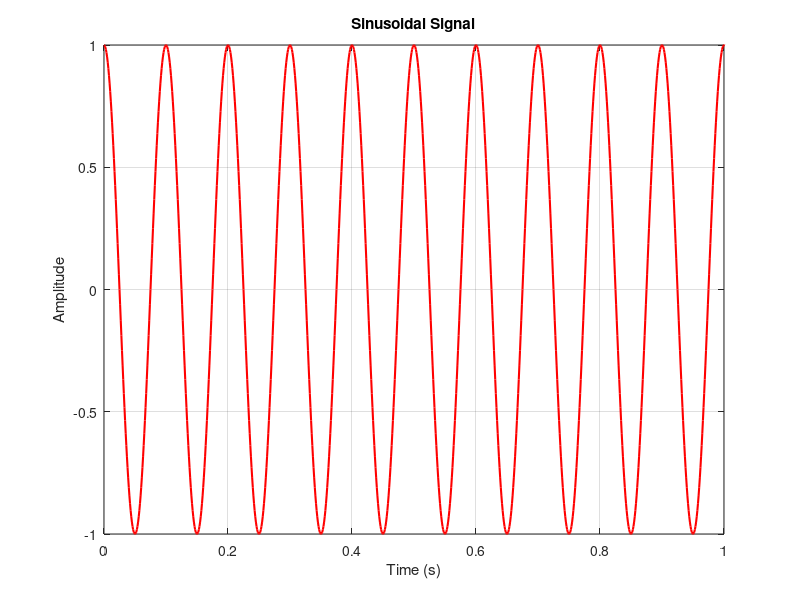
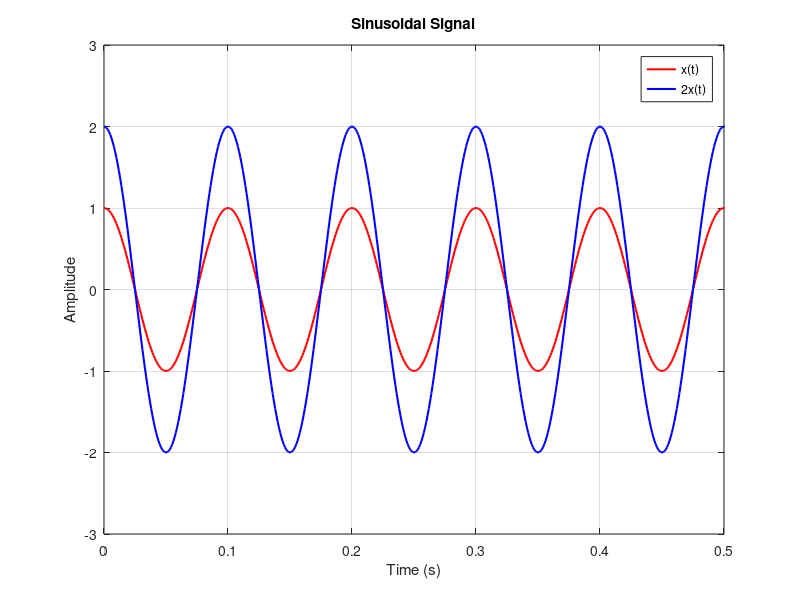
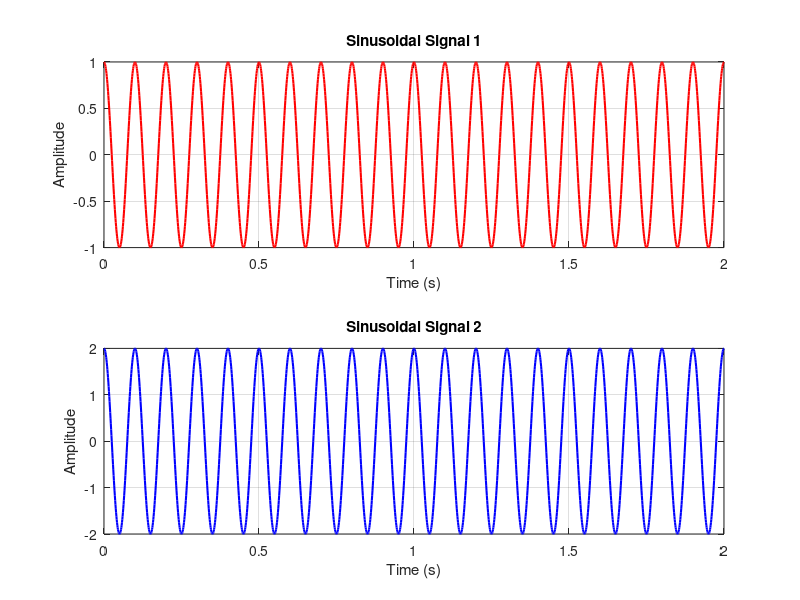
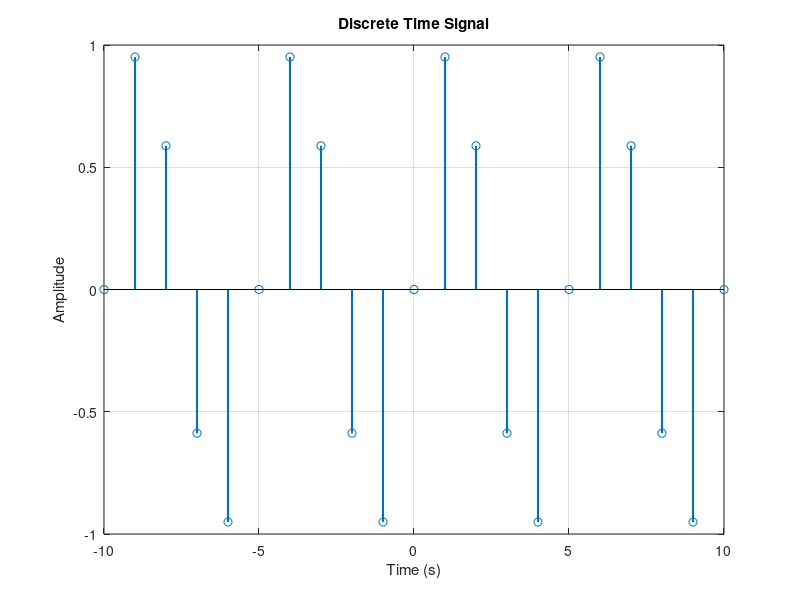

The MATLAB source for these figures, in order:
%% *Basics of Signal Processing - Visualize Signals*
%% Pre-requirements
% * Matlab R2018b or later
% * Signal Processing Toolbox
% * Filter Designer Toolbox
% * <https://code.visualstudio.com/Download Visual Studio Code> (optional)
% * <https://marketplace.visualstudio.com/items?itemName=MathWorks.language-matlab Matlab Official Release Extension for Visual Studio Code> (optional)
% * <https://marketplace.visualstudio.com/items?itemName=AffenWiesel.matlab-formatter Matlab Formatter Extension for Visual Studio Code> (optional)
% * <https://git-scm.com/downloads Git> (optional)

%% Clear the workspace
close all;
clear;
clc;

%% Time axis definition
% Time axis can be defined in two methods.
% (In these methods we consider fixed time interval.)
%
% # Define the time axis based on the sampling frequency or sampling time
% # Define the time axis based on the number of samples
%
% *Time axis based on the sampling frequency or sampling time*
fs = 1000; % Sampling frequency
Ts = 1 / fs; % Sampling time
t = 0:Ts:2; % Time axis
xt = cos(2 * pi * 10 * t);
%%%
% *Time axis based on the number of samples*
N = 1000; % Number of samples
t = linspace(0, 2, N); % Time axis
Ts = t(2) - t(1); % Sampling time
fs = 1 / Ts; %#ok<NASGU> Sampling frequency

%% Frequency axis definition
% Frequency axis can be defined based on time axis.
%
% * The sampling frequency should satisfy Nyquist theorem to prevent aliasing.
fs = 1000; % Sampling frequency
Ts = 1 / fs; % Sampling time
t = 0:Ts:2; % Time axis
N = length(t); % Number of samples
f_axis = linspace(-fs / 2, fs / 2, N); % Frequency axis

%% Visualize continuous-time signals
% We use |plot| function to visualize continuous-time signals.
% The plot function takes two arguments. The first argument is the time
% axis. The second argument is the signal.
figure('Name', 'Siunusoidal Signal'); % Create a new figure with specified name
plot(t, xt, 'LineWidth', 1.5, 'Color', 'r'); % Plot the signal
xlim([0 1]); % Set the x-axis limits
xlabel('Time (s)'); % Set the x-axis label
ylabel('Amplitude'); % Set the y-axis label
title('Sinusoidal Signal'); % Set the title
grid on; % Turn on the grid

%%%
% The |plot| function can be used to visualize multiple signals together.
% The |hold on| command is used to plot multiple signals together.
% We use |legend| function to add legend to the figure.
figure('Name', '2 Siunusoidal Signals');
plot(t, xt, 'LineWidth', 1.5, 'Color', 'r');
xlabel('Time (s)');
ylabel('Amplitude');
title('Sinusoidal Signal');
grid on;
hold on; % Hold the figure
plot(t, 2 * xt, 'LineWidth', 1.5, 'Color', 'b');
xlim([0 0.5]);
ylim([-3 3]);
legend('x(t)', '2x(t)'); % Add legend to the figure

%%%
% The |subplot| function can be used to visualize multiple signals in
% different subplots.
figure('Name', '2 Siunusoidal Signals');
subplot(2, 1, 1);
plot(t, xt, 'LineWidth', 1.5, 'Color', 'r');
xlabel('Time (s)');
ylabel('Amplitude');
title('Sinusoidal Signal 1');
grid on;
subplot(2, 1, 2);
plot(t, 2 * xt, 'LineWidth', 1.5, 'Color', 'b');
xlabel('Time (s)');
ylabel('Amplitude');
title('Sinusoidal Signal 2');
grid on;

%% Visualize discrete-time signals
% * Discrete-time signals are made by sampling continuous-time signals
% (Although in MATLAB continuous-time signals are discrete-time signals
% with very small sampling time).
% * The sampling frequency is denoted by |fs| and the sampling time is
% denoted by |Ts|.
% * The sampling frequency should satisfy Nyquist theorem to prevent aliasing.
% The sampling frequency should be at least twice the maximum frequency of
% the signal.
% * We use |stem| function to visualize discrete-time signals.
% The stem function takes two arguments. The first argument is the time
n = -10:10;
xn = sin(2 * pi * n / 5);
figure('Name', 'Discrete Time Signal');
stem(n, xn, 'LineWidth', 1.5); 
xlabel('Time (s)');
ylabel('Amplitude');
title('Discrete Time Signal');
grid on;

%%%
% We can also use |stairs| function to visualize discrete-time signals.
% The |stairs| function is similar to |stem| function. The only difference
% is that the |stairs| function draws a continuous line between the
% samples.
figure('Name', 'Discrete Time Signal');
stairs(n, xn, 'LineWidth', 1.5);
xlabel('Time (s)');
ylabel('Amplitude');
title('Discrete Time Signal');
grid on;
